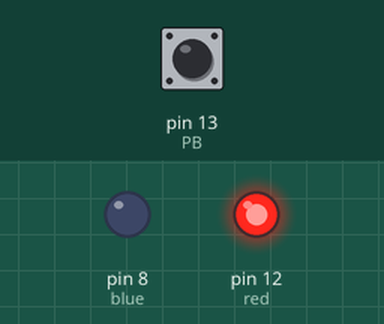
Simulated run of this sketch. Board: Arduino Uno, built with avr-gcc and run on an emulated ATmega328P. Shown: output pins drawn as LEDs (lit = HIGH). The inputs (shaded band) are chosen by the test bench; at power-on: pin 13 (PB) HIGH.

Above: at 1.2 s.
1.3 s: pin 13 (PB) pulled LOW for 0.15 s
At 1.37 s:
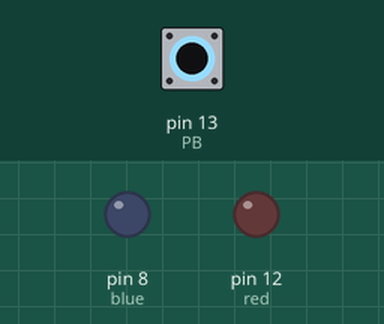
4.4 s: pin 13 (PB) pulled LOW for 1 s
At 6.1 s:
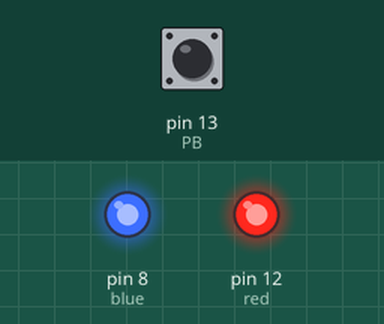
8.4 s: pin 13 (PB) pulled LOW for 3.2 s
At 9.6 s:
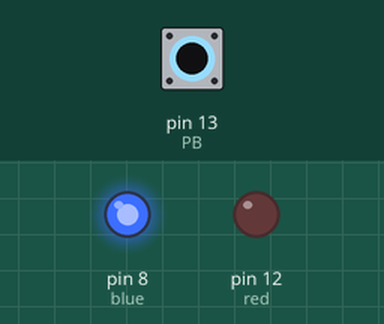
Timing chart, 0 to 16.5 s (numbered marks = the images above; inputs shaded):
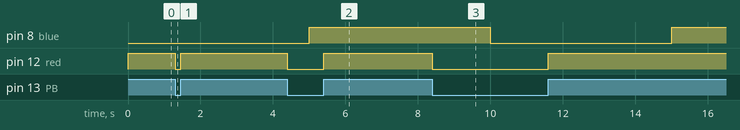

Measured:
- after the input at 1.3 s, pin 12 (red): HIGH → LOW at once, → HIGH 0.15 s later
- after the input at 4.4 s, pin 12 (red): HIGH → LOW at once, → HIGH 1.0 s later
- after the input at 8.4 s, pin 12 (red): HIGH → LOW at once, → HIGH 3.2 s later

The sketch:

ALPHA_PB_no_delay.ino
```cpp
/*
This program will demonstrate the use of the millis() function to execute a
program with a red LED turning on when a pushbutton is pushed and another blue
LED turning on and then off every 5 seconds. The millis() function will aid in
ensuring that the blue LED is able to turn on and off seperate to the red LED
without the need on a delay.
*/
int PB= 13; //set PB to pin 13
int red= 12; //set red to pin 12

const int blue = 8;  // the number of the LED pin
int ledState = LOW;  // ledState used to set the LED
unsigned long previousMillis = 0;  // will store last time LED was updated
const long interval = 5000;  // interval set to 5000 milliseconds

void setup() {

pinMode(PB, INPUT_PULLUP); //set PB value to as a pullup input
pinMode(red, OUTPUT); //set red as an output
pinMode(blue, OUTPUT); //set blue as an output
Serial.begin(9600); //begin the serial print at 9600 bps
}

void loop() {

int state= digitalRead(PB);//read the state of the pushbutton
digitalWrite(red, state);// turn the red LED ON when puudhbutton state is ON

 unsigned long currentMillis = millis();

  if (currentMillis - previousMillis >= interval) { //if millis is greater >= 5000 ms
    // save the last time you blinked the LED
    previousMillis = currentMillis;

    // if the LED is off turn it on and vice-versa:
    if (ledState == LOW) {
      ledState = HIGH;
    } else {
      ledState = LOW; // else LED state is off
    }


    digitalWrite(blue, ledState);//blue LED is ON when ledSate is TRUE
  }
}
```
